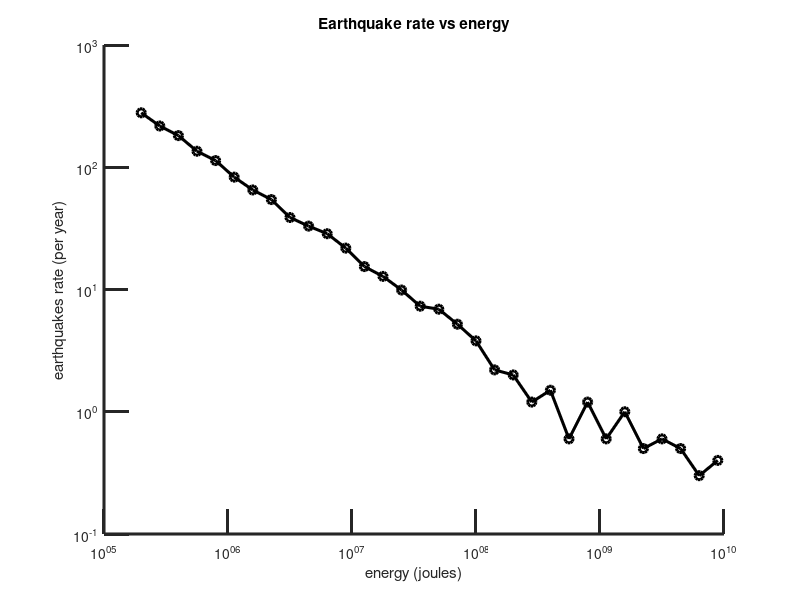
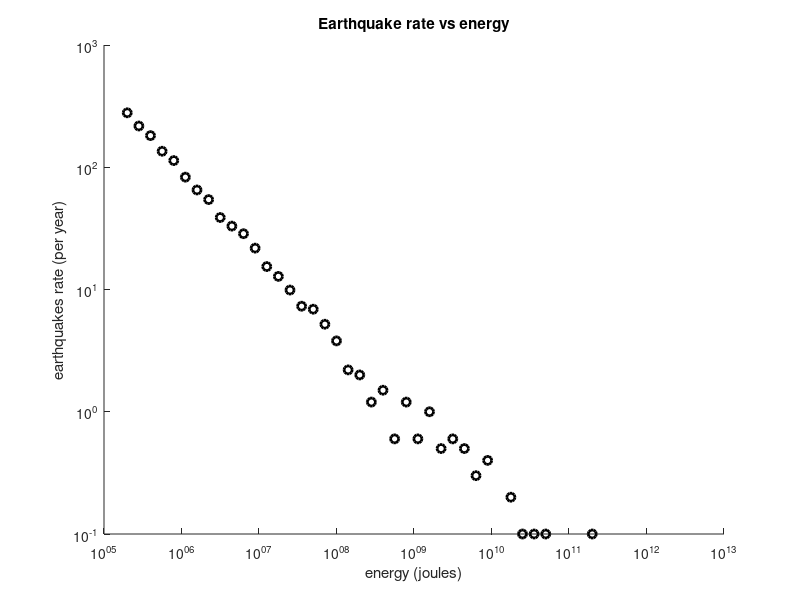

MATLAB code to generate these figures, in order:
% eda01_19
% load the earthquake_magnitudes.txt data set
% convert from magniutude to enegy
% and make a log-log plot

clear all;

% histogram of earthquake magnitudes
d = load('earthquake_magnitudes.txt');
time = 10; % 10 years of data
m = [5:0.1:10]';
count = hist(d,m)';
r = count/time;

% Gutenberg-Richter magnitude-energy relation
log10Ee = 1.5*m + 11.8; % in ergs
log10Ej = log10Ee - 7; % in joules
E = 1e-7 * 10.^log10Ej;

% nice looking log-log plot
figure(1);
clf;
lw = 2.2;
set(gca,'LineWidth',lw,'Xscale','log','Yscale','log','TickLength', [0.04 0.035]);
hold on;
axis([1e5,1e10,0.1,1000]);
hold on;
plot( E, r, 'ko', 'LineWidth', lw );
plot( E, r, 'k-', 'LineWidth', lw );
xlabel('energy (joules)');
ylabel('earthquakes rate (per year)');
title('Earthquake rate vs energy');

% quick and dirty log log plot
figure(2);
clf;
set(gca,'Xscale','log','Yscale','log');
hold on;
plot( E, r, 'ko', 'LineWidth', 2);
xlabel('energy (joules)');
ylabel('earthquakes rate (per year)');
title('Earthquake rate vs energy');